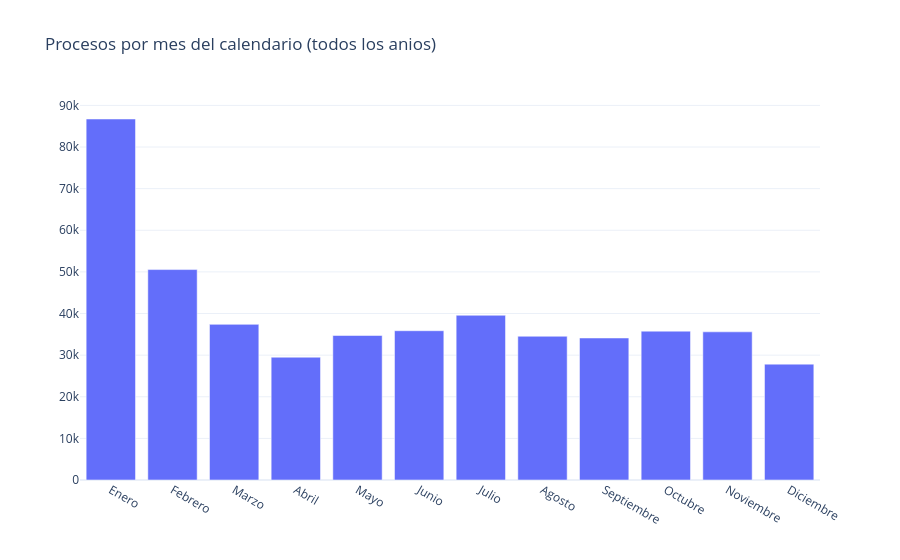

The notebook cell saved with this chart:
### Markdown cell above
## 2.3 Estacionalidad por mes del calendario (todos los anios agregados)

### Code cell
orden_meses = ["Enero","Febrero","Marzo","Abril","Mayo","Junio",
               "Julio","Agosto","Septiembre","Octubre","Noviembre","Diciembre"]
df_temporal["mes"] = df_temporal["fecha_de_publicacion_del"].dt.month_name(locale=None)
mapa_mes = dict(zip(
    ["January","February","March","April","May","June","July","August",
     "September","October","November","December"], orden_meses))
df_temporal["mes_es"] = df_temporal["fecha_de_publicacion_del"].dt.month.map(
    dict(enumerate(orden_meses, start=1)))

por_mes = df_temporal["mes_es"].value_counts().reindex(orden_meses, fill_value=0)
fig = go.Figure(go.Bar(x=por_mes.index, y=por_mes.values))
fig.update_layout(title="Procesos por mes del calendario (todos los anios)",
                   template="plotly_white")
fig.show()

# Descomponer por anio para no confundir un anio incompleto con estacionalidad real
tabla_anio_mes = pd.crosstab(df_temporal["fecha_de_publicacion_del"].dt.year,
                              df_temporal["mes_es"])[orden_meses]
tabla_anio_mes

### Figure 1 — Plotly figure (JSON) as saved in the notebook; plotly's stock layout.template omitted (floating-point values rounded to 4 significant figures)
{"data": [{"type": "bar", "x": ["Enero", "Febrero", "Marzo", "Abril", "Mayo", "Junio", "Julio", "Agosto", "Septiembre", "Octubre", "Noviembre", "Diciembre"], "y": [86729, 50555, 37389, 29500, 34713, 35863, 39574, 34533, 34117, 35761, 35594, 27837]}], "layout": {"title": {"text": "Procesos por mes del calendario (todos los anios)"}}}
